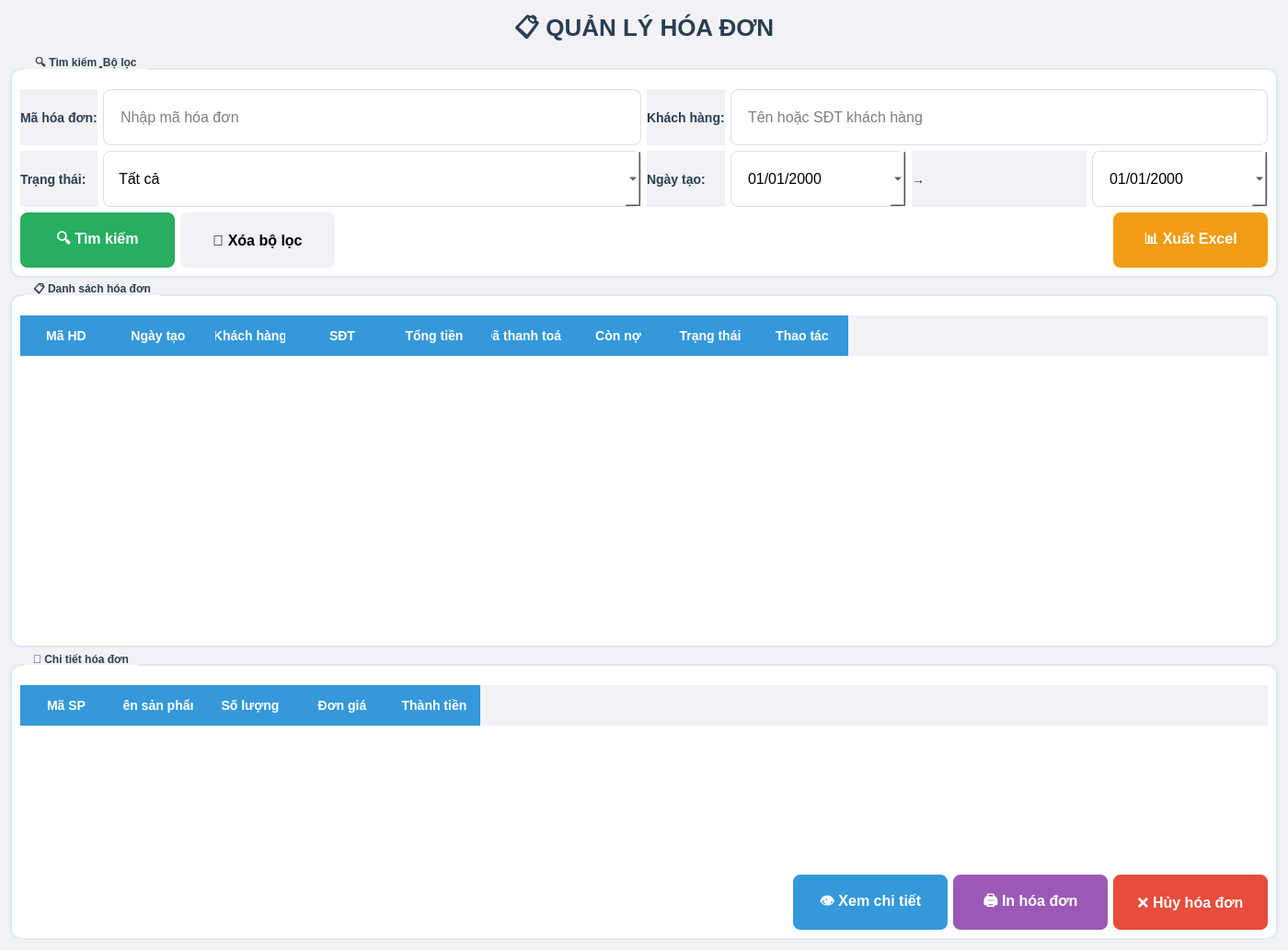
<?xml version="1.0" encoding="UTF-8"?>
<ui version="4.0">
 <class>OrderManagement</class>
 <widget class="QWidget" name="OrderManagement">
  <property name="geometry">
   <rect>
    <x>0</x>
    <y>0</y>
    <width>1400</width>
    <height>900</height>
   </rect>
  </property>
  <property name="windowTitle">
   <string>Quản lý hóa đơn</string>
  </property>
  <property name="styleSheet">
   <string notr="true">
    QWidget {
        background-color: #f0f2f5;
    }
    QGroupBox {
        font-weight: bold;
        border: 2px solid #e1e8ed;
        border-radius: 12px;
        margin-top: 12px;
        padding-top: 12px;
        background-color: white;
    }
    QGroupBox::title {
        subcontrol-origin: margin;
        left: 15px;
        padding: 0 8px 0 8px;
        color: #2c3e50;
        font-size: 16px;
    }
    QTableWidget {
        background-color: white;
        alternate-background-color: #f9f9f9;
        gridline-color: #e0e0e0;
        selection-background-color: #3498db;
        selection-color: white;
        border-radius: 10px;
        font-size: 14px;
    }
    QHeaderView::section {
        background-color: #3498db;
        color: white;
        padding: 12px;
        font-weight: bold;
        font-size: 14px;
        border: none;
    }
    QPushButton {
        border-radius: 8px;
        padding: 10px 24px;
        font-weight: bold;
        font-size: 16px;
        min-width: 120px;
        min-height: 40px;
    }
    QPushButton#btnViewDetail {
        background-color: #3498db;
        color: white;
    }
    QPushButton#btnViewDetail:hover {
        background-color: #2980b9;
    }
    QPushButton#btnPrint {
        background-color: #9b59b6;
        color: white;
    }
    QPushButton#btnPrint:hover {
        background-color: #8e44ad;
    }
    QPushButton#btnCancel {
        background-color: #e74c3c;
        color: white;
    }
    QPushButton#btnCancel:hover {
        background-color: #c0392b;
    }
    QPushButton#btnSearch {
        background-color: #27ae60;
        color: white;
    }
    QPushButton#btnSearch:hover {
        background-color: #2ecc71;
    }
    QPushButton#btnExport {
        background-color: #f39c12;
        color: white;
    }
    QPushButton#btnExport:hover {
        background-color: #e67e22;
    }
    QLineEdit, QComboBox, QDateEdit, QTextEdit {
        padding: 12px 16px;
        border: 1px solid #dcdfe6;
        border-radius: 8px;
        background-color: white;
        font-size: 16px;
        min-height: 35px;
    }
    QLineEdit:focus, QComboBox:focus {
        border-color: #3498db;
        border: 2px solid #3498db;
    }
    QLabel {
        color: #2c3e50;
        font-size: 14px;
        font-weight: bold;
    }
    QLabel#lblTitle {
        font-size: 26px;
        font-weight: bold;
        color: #2c3e50;
    }
    QTabWidget::pane {
        border: 1px solid #ddd;
        border-radius: 8px;
        background-color: white;
    }
    QTabBar::tab {
        padding: 12px 24px;
        font-size: 15px;
        font-weight: bold;
    }
   </string>
  </property>
  
  <layout class="QVBoxLayout" name="verticalLayout">
   <item>
    <widget class="QLabel" name="lblTitle">
     <property name="text">
      <string>📋 QUẢN LÝ HÓA ĐƠN</string>
     </property>
     <property name="alignment">
      <set>Qt::AlignCenter</set>
     </property>
    </widget>
   </item>
   
   <!-- Bộ lọc tìm kiếm -->
   <item>
    <widget class="QGroupBox" name="groupBoxFilter">
     <property name="title">
      <string>🔍 Tìm kiếm &amp; Bộ lọc</string>
     </property>
     <layout class="QGridLayout" name="gridLayout">
      <item row="0" column="0">
       <widget class="QLabel" name="lblOrderCode">
        <property name="text">
         <string>Mã hóa đơn:</string>
        </property>
       </widget>
      </item>
      <item row="0" column="1">
       <widget class="QLineEdit" name="txtOrderCode">
        <property name="placeholderText">
         <string>Nhập mã hóa đơn</string>
        </property>
       </widget>
      </item>
      <item row="0" column="2">
       <widget class="QLabel" name="lblCustomer">
        <property name="text">
         <string>Khách hàng:</string>
        </property>
       </widget>
      </item>
      <item row="0" column="3">
       <widget class="QLineEdit" name="txtCustomer">
        <property name="placeholderText">
         <string>Tên hoặc SĐT khách hàng</string>
        </property>
       </widget>
      </item>
      <item row="1" column="0">
       <widget class="QLabel" name="lblStatus">
        <property name="text">
         <string>Trạng thái:</string>
        </property>
       </widget>
      </item>
      <item row="1" column="1">
       <widget class="QComboBox" name="cboStatus">
        <item>
         <property name="text">
          <string>Tất cả</string>
         </property>
        </item>
        <item>
         <property name="text">
          <string>Đã thanh toán</string>
         </property>
        </item>
        <item>
         <property name="text">
          <string>Chưa thanh toán</string>
         </property>
        </item>
        <item>
         <property name="text">
          <string>Đã hủy</string>
         </property>
        </item>
       </widget>
      </item>
      <item row="1" column="2">
       <widget class="QLabel" name="lblDateRange">
        <property name="text">
         <string>Ngày tạo:</string>
        </property>
       </widget>
      </item>
      <item row="1" column="3">
       <layout class="QHBoxLayout" name="dateLayout">
        <item>
         <widget class="QDateEdit" name="dateFrom">
          <property name="calendarPopup">
           <bool>true</bool>
          </property>
          <property name="displayFormat">
           <string>dd/MM/yyyy</string>
          </property>
         </widget>
        </item>
        <item>
         <widget class="QLabel" name="lblTo">
          <property name="text">
           <string>→</string>
          </property>
         </widget>
        </item>
        <item>
         <widget class="QDateEdit" name="dateTo">
          <property name="calendarPopup">
           <bool>true</bool>
          </property>
          <property name="displayFormat">
           <string>dd/MM/yyyy</string>
          </property>
         </widget>
        </item>
       </layout>
      </item>
      <item row="2" column="0" colspan="4">
       <layout class="QHBoxLayout" name="buttonFilterLayout">
        <item>
         <widget class="QPushButton" name="btnSearch">
          <property name="text">
           <string>🔍 Tìm kiếm</string>
          </property>
         </widget>
        </item>
        <item>
         <widget class="QPushButton" name="btnReset">
          <property name="text">
           <string>🔄 Xóa bộ lọc</string>
          </property>
         </widget>
        </item>
        <item>
         <spacer>
          <property name="orientation">
           <enum>Qt::Horizontal</enum>
          </property>
          <property name="sizeHint" stdset="0">
           <size>
            <width>40</width>
            <height>20</height>
           </size>
          </property>
         </spacer>
        </item>
        <item>
         <widget class="QPushButton" name="btnExport">
          <property name="text">
           <string>📊 Xuất Excel</string>
          </property>
         </widget>
        </item>
       </layout>
      </item>
     </layout>
    </widget>
   </item>
   
   <!-- Bảng danh sách hóa đơn -->
   <item>
    <widget class="QGroupBox" name="groupBoxOrderList">
     <property name="title">
      <string>📋 Danh sách hóa đơn</string>
     </property>
     <layout class="QVBoxLayout" name="verticalLayout_2">
      <item>
       <widget class="QTableWidget" name="tableOrders">
        <property name="alternatingRowColors">
         <bool>true</bool>
        </property>
        <property name="selectionBehavior">
         <enum>QAbstractItemView::SelectRows</enum>
        </property>
        <property name="editTriggers">
         <set>QAbstractItemView::NoEditTriggers</set>
        </property>
        <property name="minimumSize">
         <size>
          <width>0</width>
          <height>350</height>
         </size>
        </property>
        <column>
         <property name="text">
          <string>Mã HD</string>
         </property>
        </column>
        <column>
         <property name="text">
          <string>Ngày tạo</string>
         </property>
        </column>
        <column>
         <property name="text">
          <string>Khách hàng</string>
         </property>
        </column>
        <column>
         <property name="text">
          <string>SĐT</string>
         </property>
        </column>
        <column>
         <property name="text">
          <string>Tổng tiền</string>
         </property>
        </column>
        <column>
         <property name="text">
          <string>Đã thanh toán</string>
         </property>
        </column>
        <column>
         <property name="text">
          <string>Còn nợ</string>
         </property>
        </column>
        <column>
         <property name="text">
          <string>Trạng thái</string>
         </property>
        </column>
        <column>
         <property name="text">
          <string>Thao tác</string>
         </property>
        </column>
       </widget>
      </item>
     </layout>
    </widget>
   </item>
   
   <!-- Chi tiết hóa đơn -->
   <item>
    <widget class="QGroupBox" name="groupBoxOrderDetail">
     <property name="title">
      <string>📄 Chi tiết hóa đơn</string>
     </property>
     <layout class="QVBoxLayout" name="verticalLayout_3">
      <item>
       <widget class="QTableWidget" name="tableOrderDetails">
        <property name="alternatingRowColors">
         <bool>true</bool>
        </property>
        <property name="minimumSize">
         <size>
          <width>0</width>
          <height>200</height>
         </size>
        </property>
        <column>
         <property name="text">
          <string>Mã SP</string>
         </property>
        </column>
        <column>
         <property name="text">
          <string>Tên sản phẩm</string>
         </property>
        </column>
        <column>
         <property name="text">
          <string>Số lượng</string>
         </property>
        </column>
        <column>
         <property name="text">
          <string>Đơn giá</string>
         </property>
        </column>
        <column>
         <property name="text">
          <string>Thành tiền</string>
         </property>
        </column>
       </widget>
      </item>
      <item>
       <layout class="QHBoxLayout" name="detailButtonLayout">
        <item>
         <spacer>
          <property name="orientation">
           <enum>Qt::Horizontal</enum>
          </property>
          <property name="sizeHint" stdset="0">
           <size>
            <width>40</width>
            <height>20</height>
           </size>
          </property>
         </spacer>
        </item>
        <item>
         <widget class="QPushButton" name="btnViewDetail">
          <property name="text">
           <string>👁️ Xem chi tiết</string>
          </property>
         </widget>
        </item>
        <item>
         <widget class="QPushButton" name="btnPrint">
          <property name="text">
           <string>🖨️ In hóa đơn</string>
          </property>
         </widget>
        </item>
        <item>
         <widget class="QPushButton" name="btnCancel">
          <property name="text">
           <string>❌ Hủy hóa đơn</string>
          </property>
         </widget>
        </item>
       </layout>
      </item>
     </layout>
    </widget>
   </item>
  </layout>
 </widget>
</ui>
